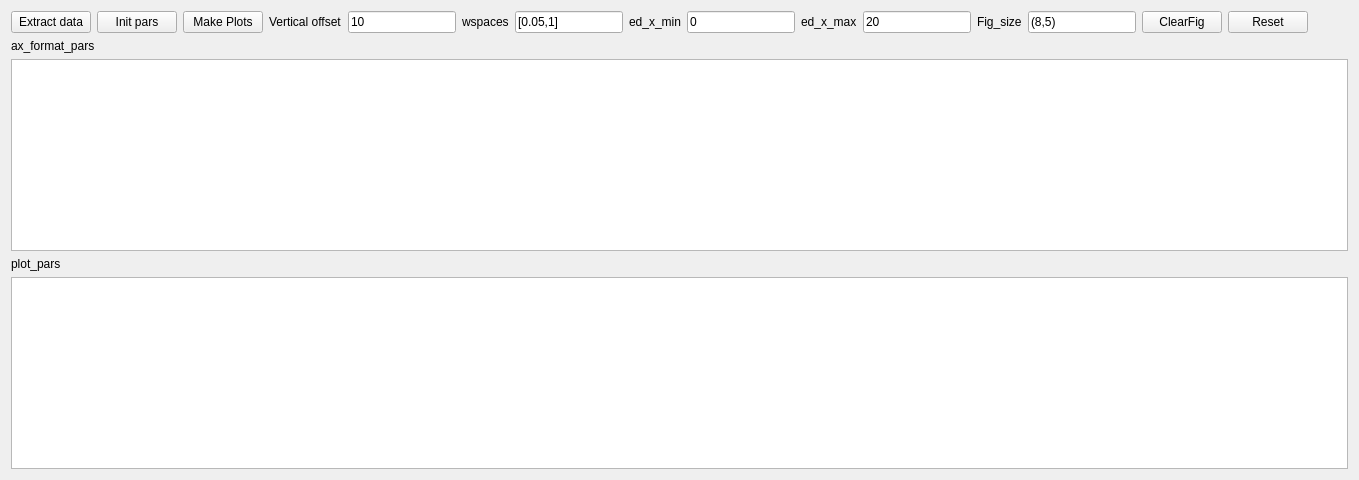
               <widget class="QWidget" name="tab_15">
                <attribute name="title">
                 <string>Plot settings</string>
                </attribute>
                <layout class="QVBoxLayout" name="verticalLayout_17">
                 <item>
                  <layout class="QHBoxLayout" name="horizontalLayout_20">
                   <item>
                    <widget class="QPushButton" name="pushButton_extract_data">
                     <property name="text">
                      <string>Extract data</string>
                     </property>
                    </widget>
                   </item>
                   <item>
                    <widget class="QPushButton" name="pushButton_init_pars">
                     <property name="text">
                      <string>Init pars</string>
                     </property>
                    </widget>
                   </item>
                   <item>
                    <widget class="QPushButton" name="pushButton_plot_figures">
                     <property name="text">
                      <string>Make Plots</string>
                     </property>
                    </widget>
                   </item>
                   <item>
                    <widget class="QLabel" name="label_15">
                     <property name="text">
                      <string>Vertical offset</string>
                     </property>
                    </widget>
                   </item>
                   <item>
                    <widget class="QLineEdit" name="lineEdit_vert_offset">
                     <property name="maximumSize">
                      <size>
                       <width>5000</width>
                       <height>16777215</height>
                      </size>
                     </property>
                     <property name="text">
                      <string>10</string>
                     </property>
                    </widget>
                   </item>
                   <item>
                    <widget class="QLabel" name="label_18">
                     <property name="sizePolicy">
                      <sizepolicy hsizetype="Fixed" vsizetype="Preferred">
                       <horstretch>0</horstretch>
                       <verstretch>0</verstretch>
                      </sizepolicy>
                     </property>
                     <property name="text">
                      <string>wspaces</string>
                     </property>
                    </widget>
                   </item>
                   <item>
                    <widget class="QLineEdit" name="lineEdit_hspaces">
                     <property name="maximumSize">
                      <size>
                       <width>5000</width>
                       <height>16777215</height>
                      </size>
                     </property>
                     <property name="text">
                      <string>[0.05,1]</string>
                     </property>
                    </widget>
                   </item>
                   <item>
                    <widget class="QLabel" name="label_16">
                     <property name="sizePolicy">
                      <sizepolicy hsizetype="Fixed" vsizetype="Fixed">
                       <horstretch>0</horstretch>
                       <verstretch>0</verstretch>
                      </sizepolicy>
                     </property>
                     <property name="text">
                      <string>ed_x_min</string>
                     </property>
                    </widget>
                   </item>
                   <item>
                    <widget class="QLineEdit" name="lineEdit_ed_min">
                     <property name="maximumSize">
                      <size>
                       <width>500</width>
                       <height>16777215</height>
                      </size>
                     </property>
                     <property name="text">
                      <string>0</string>
                     </property>
                    </widget>
                   </item>
                   <item>
                    <widget class="QLabel" name="label_17">
                     <property name="sizePolicy">
                      <sizepolicy hsizetype="Fixed" vsizetype="Fixed">
                       <horstretch>0</horstretch>
                       <verstretch>0</verstretch>
                      </sizepolicy>
                     </property>
                     <property name="text">
                      <string>ed_x_max</string>
                     </property>
                    </widget>
                   </item>
                   <item>
                    <widget class="QLineEdit" name="lineEdit_ed_max">
                     <property name="maximumSize">
                      <size>
                       <width>5000</width>
                       <height>16777215</height>
                      </size>
                     </property>
                     <property name="text">
                      <string>20</string>
                     </property>
                    </widget>
                   </item>
                   <item>
                    <widget class="QLabel" name="label_12">
                     <property name="text">
                      <string>Fig_size</string>
                     </property>
                    </widget>
                   </item>
                   <item>
                    <widget class="QLineEdit" name="lineEdit_fig_size">
                     <property name="text">
                      <string>(8,5)</string>
                     </property>
                    </widget>
                   </item>
                   <item>
                    <widget class="QPushButton" name="pushButton_clear_plot">
                     <property name="text">
                      <string>ClearFig</string>
                     </property>
                    </widget>
                   </item>
                   <item>
                    <widget class="QPushButton" name="pushButton_reset_plot">
                     <property name="text">
                      <string>Reset</string>
                     </property>
                    </widget>
                   </item>
                   <item>
                    <spacer name="horizontalSpacer_6">
                     <property name="orientation">
                      <enum>Qt::Horizontal</enum>
                     </property>
                     <property name="sizeHint" stdset="0">
                      <size>
                       <width>40</width>
                       <height>20</height>
                      </size>
                     </property>
                    </spacer>
                   </item>
                  </layout>
                 </item>
                 <item>
                  <layout class="QVBoxLayout" name="verticalLayout_14">
                   <item>
                    <widget class="QLabel" name="label_13">
                     <property name="text">
                      <string>ax_format_pars</string>
                     </property>
                    </widget>
                   </item>
                   <item>
                    <widget class="QTableView" name="tableView_ax_format"/>
                   </item>
                  </layout>
                 </item>
                 <item>
                  <layout class="QVBoxLayout" name="verticalLayout_15">
                   <item>
                    <widget class="QLabel" name="label_14">
                     <property name="text">
                      <string>plot_pars</string>
                     </property>
                    </widget>
                   </item>
                   <item>
                    <widget class="QTableView" name="tableView_plot_pars"/>
                   </item>
                  </layout>
                 </item>
                </layout>
               </widget>
